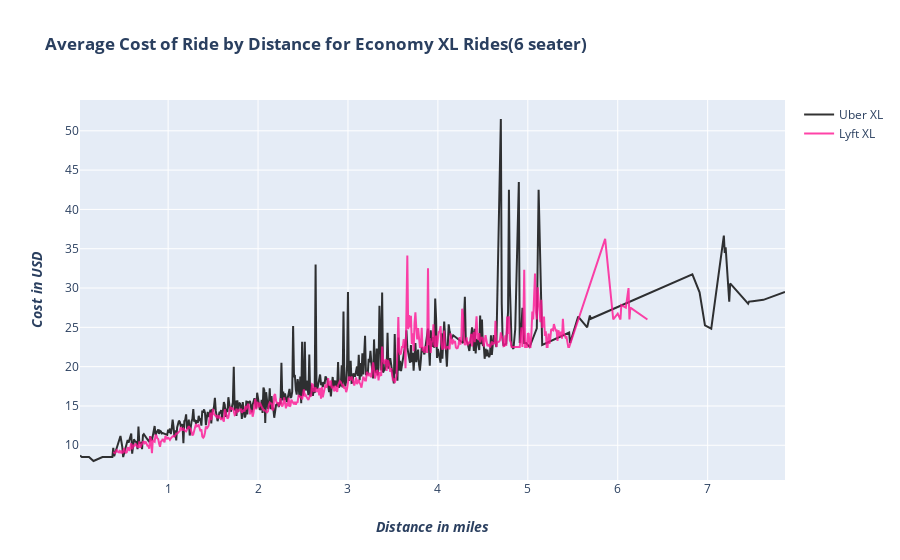

Notebook code cell kept with this figure:
### Markdown cell above
For economy rides, Uber tends to charge more than Lyft irrespective of the booking distance.
<br><br>
*Hover over the visualization to compare the prices between Uber and Lyft for a particular distance.*<br><br>

### Code cell
x=uber_df[uber_df['name'] == 'UberXL'].groupby(by='distance')['price'].mean().index.values
y=uber_df[uber_df['name'] == 'UberXL'].groupby(by='distance')['price'].mean().values
name='Uber XL'
color='black'
opacity=0.8
trace7a = plot_line_chart(x, y, color, name, opacity)

x=lyft_df[lyft_df['name'] == 'Lyft XL'].groupby(by='distance')['price'].mean().index.values
y=lyft_df[lyft_df['name'] == 'Lyft XL'].groupby(by='distance')['price'].mean().values
name='Lyft XL'
color='deeppink'
opacity=0.8
trace7b = plot_line_chart(x, y, color, name, opacity)

layout = layout_details('<b>Average Cost of Ride by Distance for Economy XL Rides(6 seater)</b>', 
                        '<b><i>Distance in miles</i></b>', 
                        '<b><i>Cost in USD</i></b>')
display_trace([trace7a, trace7b], layout)

### Figure 1 — Plotly figure (JSON) as saved in the notebook; plotly's stock layout.template omitted (floating-point values rounded to 4 significant figures; data arrays with more than 128 entries replaced by an {"elided": "..."} marker saying what was removed)
{"data": [{"opacity": 0.8, "name": "Uber XL", "y": {"elided": "410 float values"}, "marker": {"color": "black"}, "x": {"elided": "410 float values"}, "type": "scatter"}, {"opacity": 0.8, "name": "Lyft XL", "y": {"elided": "512 float values"}, "marker": {"color": "deeppink"}, "x": {"elided": "512 float values"}, "type": "scatter"}], "layout": {"yaxis": {"title": {"text": "<b><i>Cost in USD</i></b>"}}, "xaxis": {"title": {"text": "<b><i>Distance in miles</i></b>"}}, "title": {"text": "<b>Average Cost of Ride by Distance for Economy XL Rides(6 seater)</b>"}}}
